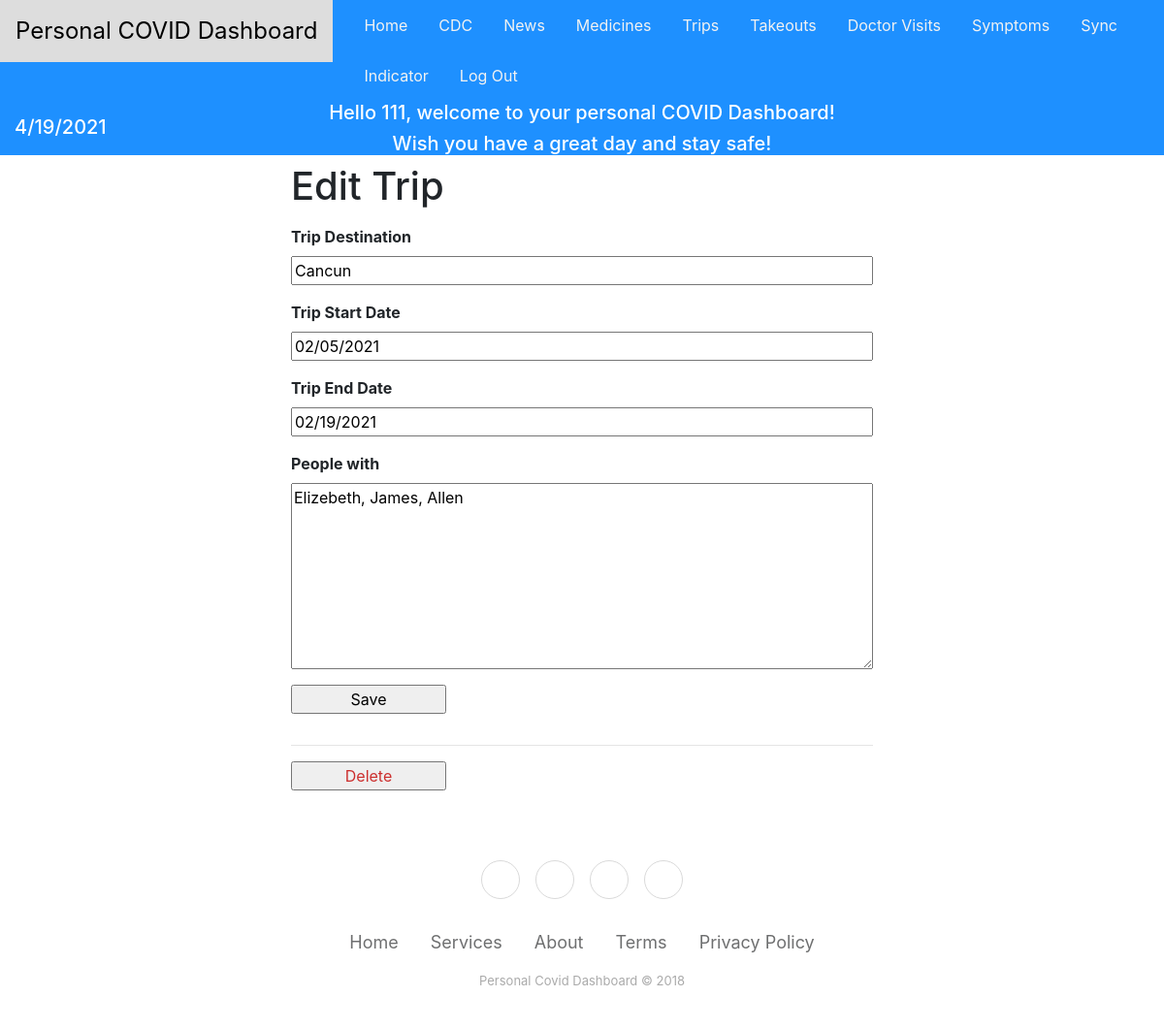
Screenshot of /trip/7/update (signed in) with the database file from the repository.
### tables this page shows
CREATE TABLE user (
  id INTEGER PRIMARY KEY AUTOINCREMENT,
  username TEXT UNIQUE NOT NULL,
  password TEXT NOT NULL
);

CREATE TABLE trip (
  id INTEGER PRIMARY KEY AUTOINCREMENT,
  author_id INTEGER NOT NULL,
  created TIMESTAMP NOT NULL DEFAULT CURRENT_TIMESTAMP,
  destination TEXT NOT NULL,
  s_date TEXT NOT NULL,
  e_date TEXT NOT NULL,
  people TEXT NOT NULL,
  FOREIGN KEY (author_id) REFERENCES user (id)
);

### dashboard/trip.py (the view, shortened to what this page needs)
@bp.route('/<int:id>/update', methods=('GET', 'POST'))
@login_required
def update(id):
    post = get_post(id)
    return render_template('trip/tripUpdate.html', trip=post)

### dashboard/auth.py (called while the page is built)
@bp.before_app_request
def load_logged_in_user():
    user_id = session.get('user_id')
    if user_id is None:
        g.user = None
    else:
        g.user = get_db().execute(
            'SELECT * FROM user WHERE id = ?', (user_id,)
        ).fetchone()

def login_required(view):
    @functools.wraps(view)
    def wrapped_view(**kwargs):
        if g.user is None:
            return redirect(url_for('auth.login'))
        return view(**kwargs)
    return wrapped_view

### dashboard/db.py (called while the page is built)
def get_db():
    if 'db' not in g:
        g.db = sqlite3.connect(
            current_app.config['DATABASE'],
            detect_types=sqlite3.PARSE_DECLTYPES
        )
        g.db.row_factory = sqlite3.Row
    return g.db

### dashboard/trip.py (called while the page is built)
def get_post(id, check_author=True):
    post = get_db().execute(
        'SELECT t.id, destination, people, s_date, e_date, created, author_id, username'
        ' FROM trip t JOIN user u ON t.author_id = u.id'
        ' WHERE t.id = ?',
        (id,)
    ).fetchone()
    if post is None:
        abort(404, "Post id {0} doesn't exist.".format(id))
    if check_author and post['author_id'] != g.user['id']:
        abort(403)
    return post

### dashboard/templates/trip/tripUpdate.html
{% extends 'base.html' %}
{% block header %}
  <h1>{% block title %}Edit Trip{% endblock %}</h1>
{% endblock %}
{% block content %}
  <form method="post">
    <label for="title">Trip Destination</label>
    <input name="title" id="title"
      value="{{ request.form['destination'] or trip['destination'] }}">
    <label for="tripStartDate">Trip Start Date</label>
    <input name="tripStartDate" id="tripStartDate"
      value="{{ request.form['tripStartDate'] or trip['s_date'] }}" required>
    <label for="tripEndDate">Trip End Date</label>
    <input name="tripEndDate" id="tripEndDate"
      value="{{ request.form['tripEndDate'] or trip['e_date'] }}" required>
    <label for="body">People with</label>
    <textarea name="body" id="body">{{ request.form['people'] or trip['people'] }}</textarea>
    <input type="submit" value="Save">
  </form>
  <hr>
  <form action="{{ url_for('trip.delete', id=trip['id']) }}" method="post">
    <input class="danger" type="submit" value="Delete" onclick="return confirm('Are you sure?');">
  </form>
{% endblock %}

### dashboard/templates/base.html (shortened to what this page needs)
<!doctype html>
<head>
  <link rel="stylesheet" href="https://cdnjs.cloudflare.com/ajax/libs/twitter-bootstrap/4.1.3/css/bootstrap.min.css">
  <link rel="stylesheet" href="https://cdnjs.cloudflare.com/ajax/libs/ionicons/2.0.1/css/ionicons.min.css">
  <link rel="stylesheet" href="assets/css/style.css">
  <link rel="stylesheet" href="https://maxcdn.bootstrapcdn.com/bootstrap/4.5.2/css/bootstrap.min.css">
  <link rel="stylesheet" href="//apps.bdimg.com/libs/jqueryui/1.10.4/css/jquery-ui.min.css">
  <link rel="stylesheet" href="jqueryui/style.css">
</head>
<div class="topnav">
  <a class="navbar-brand" style="font-size: x-large" href="http://127.0.0.1:5000/">Personal COVID Dashboard</a>
    {% if g.user %}
      <a href="{{ url_for('blog.index') }}">Home</a>
      <a href="https://www.cdc.gov/">CDC</a>
      <a href="{{ url_for('news.index') }}">News</a>
      <a href="{{ url_for('medicine.index') }}">Medicines</a>
      <a href="{{ url_for('trip.index') }}">Trips</a>
      <a href="{{ url_for('takeout.index') }}">Takeouts</a>
      <a href="{{ url_for('doctor.index') }}">Doctor Visits</a>
      <a href="{{ url_for('symptom.index') }}">Symptoms</a>
      <a href="https://www.fitbit.com/">Sync</a>
      <a href="{{ url_for('indicator.index') }}">Indicator</a>
      <a href="{{ url_for('auth.logout') }}">Log Out</a>
    {% else %}
    <div class="auth">
      <a href="{{ url_for('auth.register') }}" style="padding-top: 22px;">Register</a>
      <a href="{{ url_for('auth.login') }}" style="padding-top: 22px;">Log In</a>
    </div>
    {% endif %}
</div>
{% if g.user %}
  <div class="welcome" style="background-color: #1E90FF">
    <div class="current-date">
      <h5 style="color: white;width: 100px;position: fixed;padding-top: 15px;padding-left: 15px;">
      </h5>
    </div>
    <div class="welcome-word" style="text-align: center">
      <h5 style="color: white">Hello {{g.user['username']}}, welcome to your personal COVID Dashboard!</h5>
      <h5 style="color: white"> Wish you have a great day and stay safe!</h5>
    </div>
  </div>
{% endif %}
<section class="content" style="padding-left: 300px; padding-right:300px">
  <header>
    {% block header %}{% endblock %}
  </header>
  {% block content %}{% endblock %}
</section>
<div class="footer-basic">
        <footer>
            <div class="social"><a href="#"></a><a href="#"></a><a href="#"></a><a href="#"></a></div>
            <ul class="list-inline">
                <li class="list-inline-item"><a href="#">Home</a></li>
                <li class="list-inline-item"><a href="#">Services</a></li>
                <li class="list-inline-item"><a href="#">About</a></li>
                <li class="list-inline-item"><a href="#">Terms</a></li>
                <li class="list-inline-item"><a href="#">Privacy Policy</a></li>
            </ul>
            <p class="copyright">Personal Covid Dashboard © 2018</p>
        </footer>
    </div>

### dashboard/static/style.css (style rules this page uses)
.content form { margin: 1em 0; display: flex; flex-direction: column; }
.content label { font-weight: bold; margin-bottom: 0.5em; }
.content input, .content textarea { margin-bottom: 1em; }
.content textarea { min-height: 12em; resize: vertical; }
input.danger { color: #cc2f2e; }
input[type=submit] { align-self: start; min-width: 10em; }

### dashboard/templates/base.html (style rules this page uses)
.topnav { overflow: hidden; background-color: #1E90FF; }
.topnav a { float: left; display: block; color: #f2f2f2; text-align: center; padding: 14px 16px; text-decoration: none; }
.footer-basic { padding:40px 0; background-color:#ffffff; color:#4b4c4d; }
.footer-basic ul { padding:0; list-style:none; text-align:center; font-size:18px; line-height:1.6; margin-bottom:0; }
.footer-basic li { padding:0 10px; }
.footer-basic ul a { color:inherit; text-decoration:none; opacity:0.8; }
.footer-basic .social { text-align:center; padding-bottom:25px; }
.footer-basic .social > a { font-size:24px; width:40px; height:40px; line-height:40px; display:inline-block; text-align:center; border-radius:50%; border:1px solid #ccc; margin:0 8px; color:inherit; opacity:0.75; }
.footer-basic .copyright { margin-top:15px; text-align:center; font-size:13px; color:#aaa; margin-bottom:0; }
.content form { margin: 1em 0; display: flex; flex-direction: column; }
.content label { font-weight: bold; margin-bottom: 0.5em; }
.content input, .content textarea { margin-bottom: 1em; }
.content textarea { min-height: 12em; resize: vertical; }
input.danger { color: #cc2f2e; }
input[type=submit] { align-self: start; min-width: 10em; }

### rows the page displays
user: user.username "111"
trip: title "Cancun", tripStartDate "02/05/2021", tripEndDate "02/19/2021", body "Elizebeth, James, Allen"
